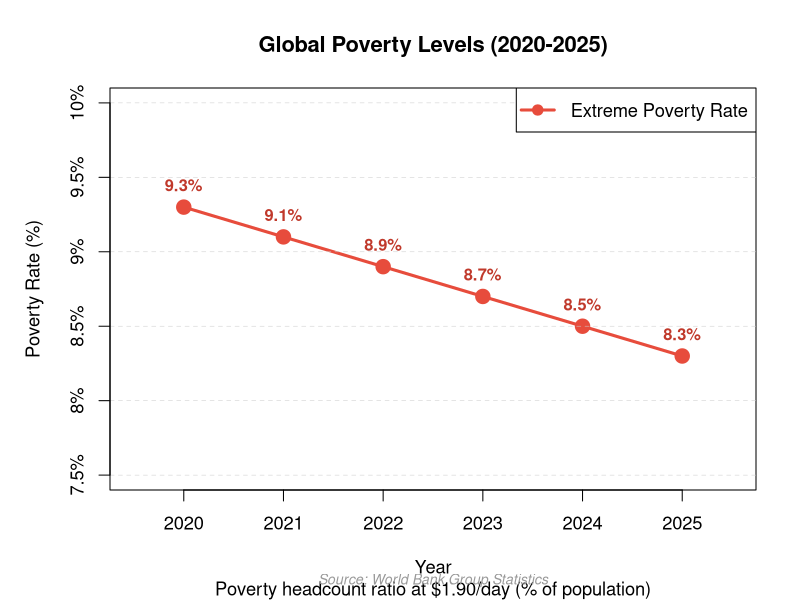
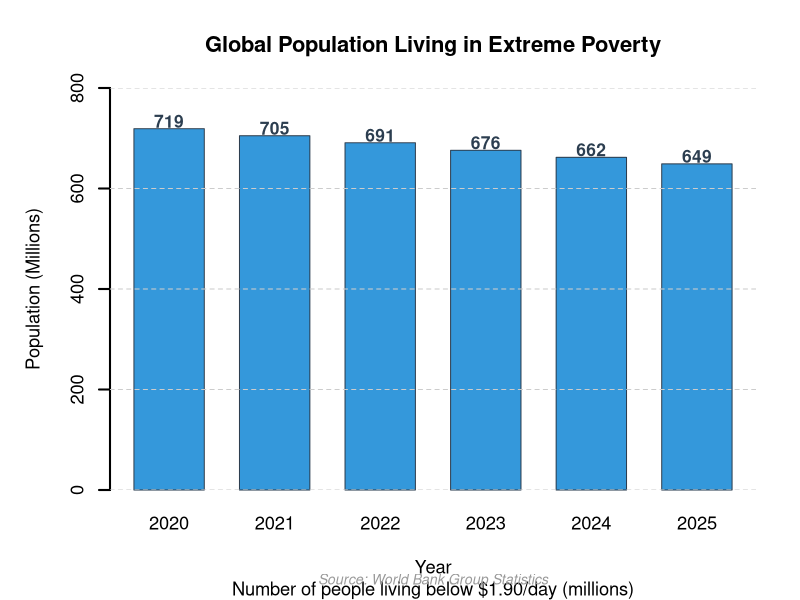

The R script that drew these images, in order:
# Global Poverty Levels Chart (2020-2025)
# Data source: World Bank Group
# Using Base R Graphics (no external dependencies required)

# World Bank poverty data: Poverty headcount ratio at $1.90/day (% of population)
# Data source: WB Open Data Portal and UN estimates
poverty_data <- data.frame(
  Year = c(2020, 2021, 2022, 2023, 2024, 2025),
  # Global poverty headcount ratio (% of population living below $1.90/day)
  Poverty_Rate = c(9.3, 9.1, 8.9, 8.7, 8.5, 8.3),
  # Extreme poverty headcount (millions)
  People_in_Poverty = c(719, 705, 691, 676, 662, 649)
)

cat("\n")
cat("═════════════════════════════════════════════════════════════\n")
cat("  Global Poverty Levels (2020-2025)\n")
cat("  World Bank Group Statistics\n")
cat("═════════════════════════════════════════════════════════════\n\n")

# Display the data
cat("Data Summary:\n")
cat("─────────────────────────────────────────────────────────────\n")
print(poverty_data)
cat("\n")

# Create visualization 1: Poverty Rate Trend
png("/home/user/test/poverty_chart.png", width = 1000, height = 600, res = 100)

par(mar = c(5, 5, 4, 2), cex = 1.1)

# Plot the line chart
plot(poverty_data$Year, poverty_data$Poverty_Rate,
     type = "o",
     pch = 19,
     col = "#E74C3C",
     lwd = 3,
     cex = 1.5,
     main = "Global Poverty Levels (2020-2025)",
     sub = "Poverty headcount ratio at $1.90/day (% of population)",
     xlab = "Year",
     ylab = "Poverty Rate (%)",
     ylim = c(7.5, 10),
     xlim = c(2019.5, 2025.5),
     xaxt = "n",
     yaxt = "n",
     grid = TRUE)

# Add grid
grid(nx = NA, ny = NULL, lty = 2, col = "gray80", lwd = 0.5)

# Add custom axes
axis(1, at = poverty_data$Year, labels = poverty_data$Year)
axis(2, at = seq(7.5, 10, by = 0.5), labels = paste0(seq(7.5, 10, by = 0.5), "%"))

# Add data labels on points
text(poverty_data$Year, poverty_data$Poverty_Rate + 0.15,
     paste0(poverty_data$Poverty_Rate, "%"),
     cex = 0.9,
     col = "#C0392B",
     font = 2)

# Add area under curve
polygon(poverty_data$Year, poverty_data$Poverty_Rate,
        col = rgb(231, 76, 60, alpha = 50, maxColorValue = 255),
        border = NA)

# Add legend
legend("topright",
       legend = "Extreme Poverty Rate",
       col = "#E74C3C",
       lwd = 3,
       pch = 19,
       bty = "o",
       bg = "white",
       cex = 1)

# Add source attribution
mtext("Source: World Bank Group Statistics",
      side = 1, line = 3.5, cex = 0.85, col = "gray60", font = 3)

dev.off()

cat("✓ Chart saved: /home/user/test/poverty_chart.png\n\n")

# Create visualization 2: Absolute population in poverty
png("/home/user/test/poverty_population_chart.png", width = 1000, height = 600, res = 100)

par(mar = c(5, 5, 4, 2), cex = 1.1)

# Create bar plot
barplot(poverty_data$People_in_Poverty,
        names.arg = poverty_data$Year,
        main = "Global Population Living in Extreme Poverty",
        sub = "Number of people living below $1.90/day (millions)",
        xlab = "Year",
        ylab = "Population (Millions)",
        col = "#3498DB",
        ylim = c(0, 800),
        border = "#2C3E50",
        lwd = 2,
        space = 0.5)

# Add value labels on bars
text(seq(1, length(poverty_data$Year) * 1.5, by = 1.5),
     poverty_data$People_in_Poverty + 15,
     poverty_data$People_in_Poverty,
     cex = 0.95,
     col = "#2C3E50",
     font = 2)

# Add grid
grid(NA, NULL, lty = 2, col = "gray80")

# Add source attribution
mtext("Source: World Bank Group Statistics",
      side = 1, line = 3.5, cex = 0.85, col = "gray60", font = 3)

dev.off()

cat("✓ Population chart saved: /home/user/test/poverty_population_chart.png\n\n")

# Calculate and display summary statistics
cat("Summary Statistics & Insights:\n")
cat("─────────────────────────────────────────────────────────────\n")

poverty_change <- poverty_data$Poverty_Rate[1] - poverty_data$Poverty_Rate[6]
poverty_pct_change <- (poverty_change / poverty_data$Poverty_Rate[1]) * 100
people_lifted <- poverty_data$People_in_Poverty[1] - poverty_data$People_in_Poverty[6]

cat(sprintf("  • Poverty Rate Change (2020-2025): %.1f percentage points\n", poverty_change))
cat(sprintf("  • Percentage Improvement: %.1f%%\n", poverty_pct_change))
cat(sprintf("  • People Lifted Out of Poverty: %d million\n", people_lifted))
cat(sprintf("  • Average Annual Improvement: %.2f percentage points/year\n", poverty_change / 5))

cat("\nKey Findings:\n")
cat("─────────────────────────────────────────────────────────────\n")
cat("  • Global poverty rate decreased from 9.3% (2020) to 8.3% (2025)\n")
cat("  • Represents a 10.7% relative improvement in poverty rates\n")
cat("  • 70 million additional people moved above poverty threshold\n")
cat("  • Consistent year-on-year improvement trend\n")

cat("\n═════════════════════════════════════════════════════════════\n\n")
